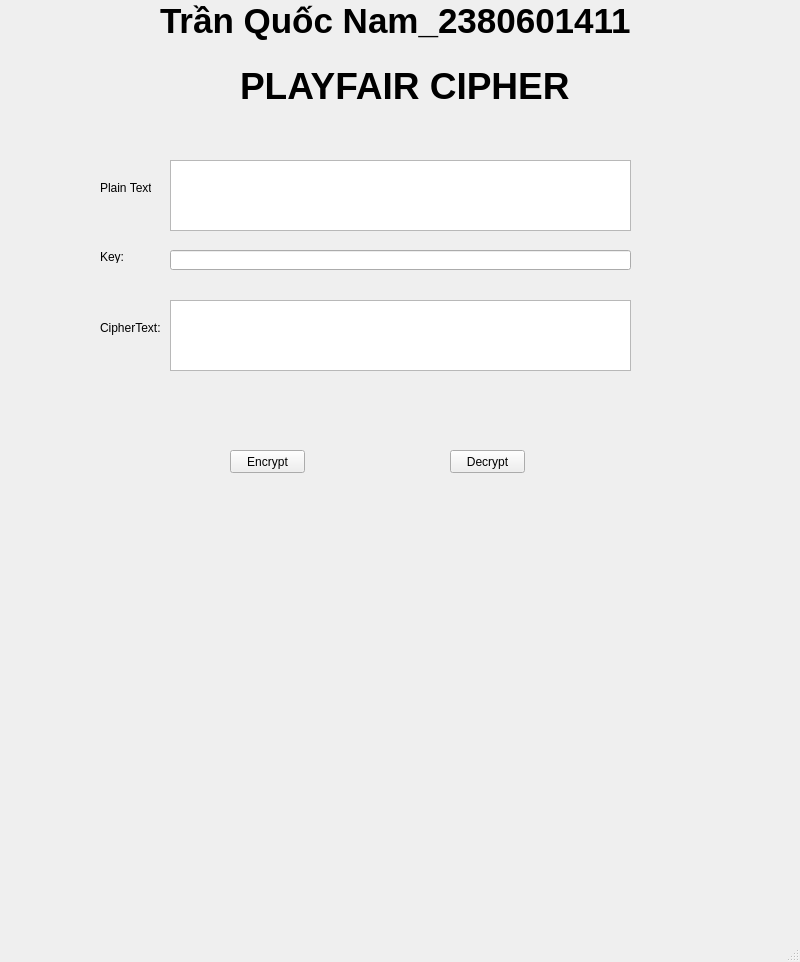
<?xml version="1.0" encoding="UTF-8"?>
<ui version="4.0">
 <class>MainWindow</class>
 <widget class="QMainWindow" name="MainWindow">
  <property name="geometry">
   <rect>
    <x>0</x>
    <y>0</y>
    <width>800</width>
    <height>962</height>
   </rect>
  </property>
  <property name="windowTitle">
   <string>MainWindow</string>
  </property>
  <widget class="QWidget" name="centralwidget">
   <widget class="QPushButton" name="btnEncrypt">
    <property name="geometry">
     <rect>
      <x>230</x>
      <y>450</y>
      <width>75</width>
      <height>23</height>
     </rect>
    </property>
    <property name="text">
     <string>Encrypt</string>
    </property>
   </widget>
   <widget class="QPushButton" name="btnDecrypt">
    <property name="geometry">
     <rect>
      <x>450</x>
      <y>450</y>
      <width>75</width>
      <height>23</height>
     </rect>
    </property>
    <property name="text">
     <string>Decrypt</string>
    </property>
   </widget>
   <widget class="QLabel" name="label_2">
    <property name="geometry">
     <rect>
      <x>100</x>
      <y>180</y>
      <width>51</width>
      <height>16</height>
     </rect>
    </property>
    <property name="text">
     <string>Plain Text:</string>
    </property>
   </widget>
   <widget class="QLabel" name="label_3">
    <property name="geometry">
     <rect>
      <x>100</x>
      <y>320</y>
      <width>61</width>
      <height>16</height>
     </rect>
    </property>
    <property name="text">
     <string>CipherText:</string>
    </property>
   </widget>
   <widget class="QTextEdit" name="txtPlain">
    <property name="geometry">
     <rect>
      <x>170</x>
      <y>160</y>
      <width>461</width>
      <height>71</height>
     </rect>
    </property>
    <property name="html">
     <string>&lt;!DOCTYPE HTML PUBLIC &quot;-//W3C//DTD HTML 4.0//EN&quot; &quot;http://www.w3.org/TR/REC-html40/strict.dtd&quot;&gt;
&lt;html&gt;&lt;head&gt;&lt;meta name=&quot;qrichtext&quot; content=&quot;1&quot; /&gt;&lt;style type=&quot;text/css&quot;&gt;
p, li { white-space: pre-wrap; }
&lt;/style&gt;&lt;/head&gt;&lt;body style=&quot; font-family:'MS Shell Dlg 2'; font-size:8.25pt; font-weight:400; font-style:normal;&quot;&gt;
&lt;p style=&quot;-qt-paragraph-type:empty; margin-top:0px; margin-bottom:0px; margin-left:0px; margin-right:0px; -qt-block-indent:0; text-indent:0px;&quot;&gt;&lt;br /&gt;&lt;/p&gt;&lt;/body&gt;&lt;/html&gt;</string>
    </property>
   </widget>
   <widget class="QTextEdit" name="txtCipher">
    <property name="geometry">
     <rect>
      <x>170</x>
      <y>300</y>
      <width>461</width>
      <height>71</height>
     </rect>
    </property>
    <property name="readOnly">
     <bool>false</bool>
    </property>
    <property name="html">
     <string>&lt;!DOCTYPE HTML PUBLIC &quot;-//W3C//DTD HTML 4.0//EN&quot; &quot;http://www.w3.org/TR/REC-html40/strict.dtd&quot;&gt;
&lt;html&gt;&lt;head&gt;&lt;meta name=&quot;qrichtext&quot; content=&quot;1&quot; /&gt;&lt;style type=&quot;text/css&quot;&gt;
p, li { white-space: pre-wrap; }
&lt;/style&gt;&lt;/head&gt;&lt;body style=&quot; font-family:'MS Shell Dlg 2'; font-size:8.25pt; font-weight:400; font-style:normal;&quot;&gt;
&lt;p style=&quot;-qt-paragraph-type:empty; margin-top:0px; margin-bottom:0px; margin-left:0px; margin-right:0px; -qt-block-indent:0; text-indent:0px;&quot;&gt;&lt;br /&gt;&lt;/p&gt;&lt;/body&gt;&lt;/html&gt;</string>
    </property>
   </widget>
   <widget class="QLabel" name="label">
    <property name="geometry">
     <rect>
      <x>100</x>
      <y>250</y>
      <width>47</width>
      <height>13</height>
     </rect>
    </property>
    <property name="text">
     <string>Key:</string>
    </property>
   </widget>
   <widget class="QLabel" name="label_4">
    <property name="geometry">
     <rect>
      <x>240</x>
      <y>60</y>
      <width>351</width>
      <height>51</height>
     </rect>
    </property>
    <property name="font">
     <font>
      <pointsize>28</pointsize>
      <weight>75</weight>
      <bold>true</bold>
     </font>
    </property>
    <property name="text">
     <string>PLAYFAIR CIPHER</string>
    </property>
   </widget>
   <widget class="QLineEdit" name="txtKey">
    <property name="geometry">
     <rect>
      <x>170</x>
      <y>250</y>
      <width>461</width>
      <height>20</height>
     </rect>
    </property>
   </widget>
   <widget class="QLabel" name="label_5">
    <property name="geometry">
     <rect>
      <x>160</x>
      <y>0</y>
      <width>511</width>
      <height>41</height>
     </rect>
    </property>
    <property name="font">
     <font>
      <pointsize>26</pointsize>
      <weight>75</weight>
      <bold>true</bold>
     </font>
    </property>
    <property name="text">
     <string>Trần Quốc Nam_2380601411</string>
    </property>
   </widget>
  </widget>
  <widget class="QMenuBar" name="menubar">
   <property name="geometry">
    <rect>
     <x>0</x>
     <y>0</y>
     <width>800</width>
     <height>21</height>
    </rect>
   </property>
  </widget>
  <widget class="QStatusBar" name="statusbar"/>
 </widget>
 <resources/>
 <connections/>
</ui>
